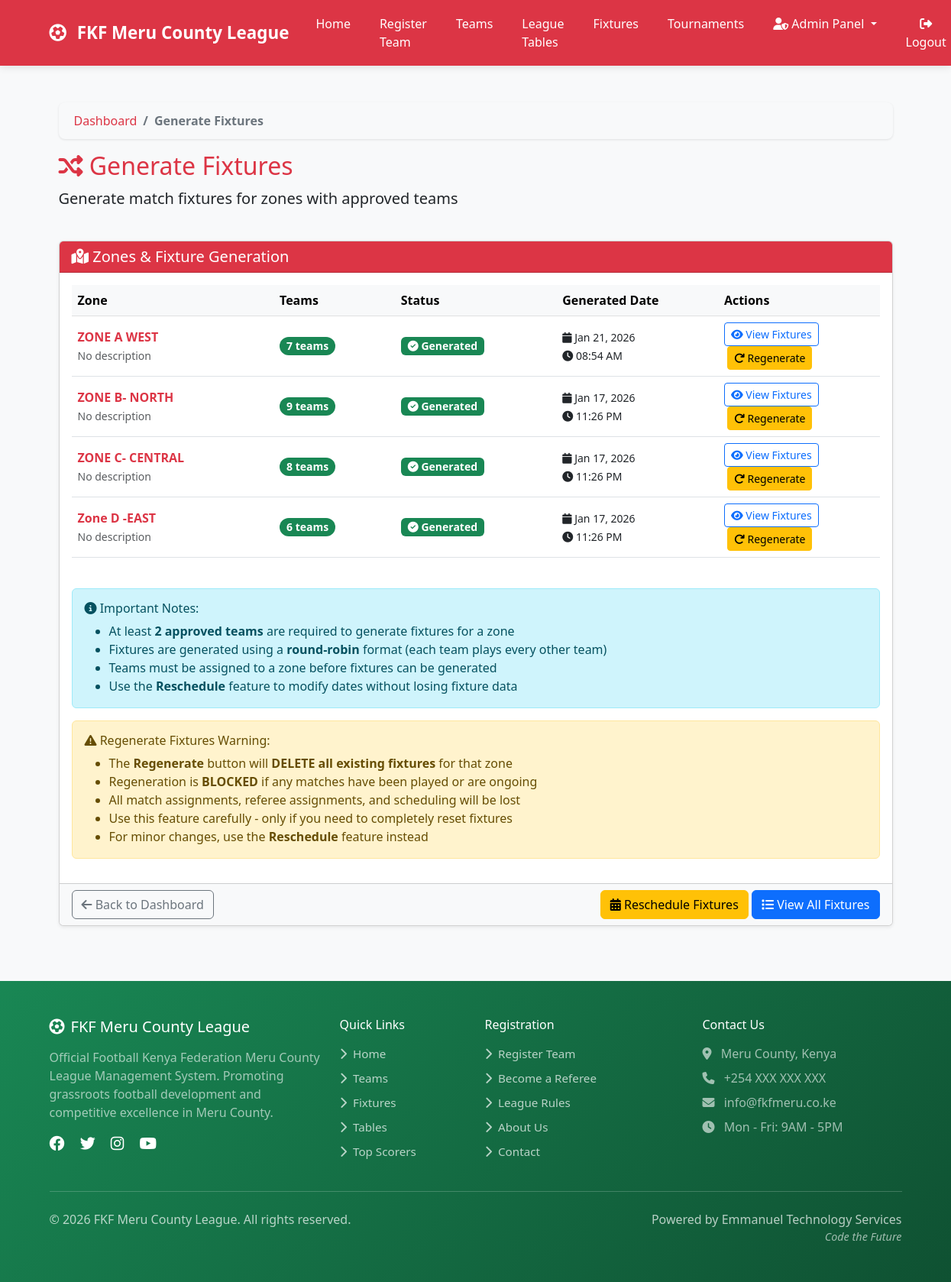
/admin-dashboard/generate-fixtures/ (signed in), run on an earlier commit of the app's database.
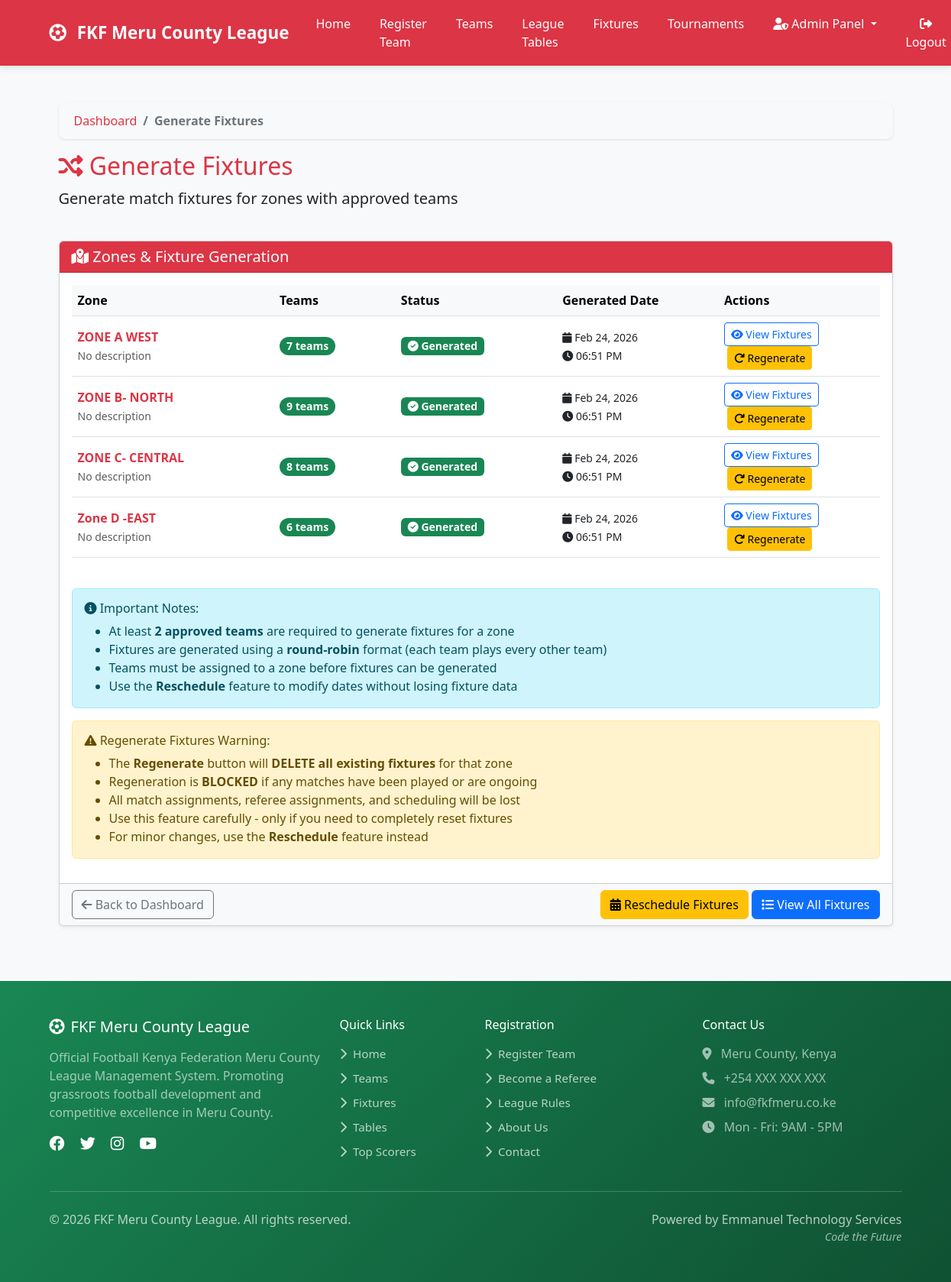
And on a later commit of the database.
### teams/models.py (models this page shows, shortened)
class Zone(models.Model):
    name = models.CharField(max_length=100)
    description = models.TextField(blank=True)
    created_at = models.DateTimeField(auto_now_add=True)
    fixtures_generated = models.BooleanField(default=False)
    fixture_generation_date = models.DateTimeField(null=True, blank=True)
    season_start_date = models.DateField(null=True, blank=True)
    match_day_of_week = models.IntegerField(default=6, choices=[(6, 'Saturday'), (0, 'Sunday')])
    class Meta:
        ordering = ['name']
    @property
    def approved_teams_count(self):
        return self.team_set.filter(status='approved').count()

### admin_dashboard/admin_views.py (the view, shortened to what this page needs)
# urls.py: path('generate-fixtures/', admin_views.generate_fixtures_admin, name='generate_fixtures_admin'),
@staff_member_required
def generate_fixtures_admin(request):
    zones = Zone.objects.all().order_by('name')
    context = {
        'zones': zones,
        'total_zones': zones.count(),
        'zones_with_fixtures': zones.filter(fixtures_generated=True).count(),
        'zones_pending': zones.filter(fixtures_generated=False).count(),
    }
    return render(request, 'admin/generate_fixtures.html', context)

### templates/admin/generate_fixtures.html (shortened to what this page needs)
{% extends 'base.html' %}
{% load static %}
{% block content %}
<div class="container-fluid mt-4">
    <div class="row mb-4">
        <div class="col-12">
            <nav aria-label="breadcrumb">
                <ol class="breadcrumb">
                    <li class="breadcrumb-item"><a href="{% url 'teams:dashboard' %}">Dashboard</a></li>
                    <li class="breadcrumb-item active">Generate Fixtures</li>
                </ol>
            </nav>
            <h2 class="text-danger">
                <i class="fas fa-random"></i> Generate Fixtures
            </h2>
            <p class="lead">Generate match fixtures for zones with approved teams</p>
        </div>
    </div>
    <div class="row">
        <div class="col-12">
            <div class="card shadow-sm">
                <div class="card-header bg-danger text-white">
                    <h5 class="mb-0">
                        <i class="fas fa-map-marked-alt"></i> Zones & Fixture Generation
                    </h5>
                </div>
                <div class="card-body">
                    {% if zones %}
                    <div class="table-responsive">
                        <table class="table table-hover">
                            <thead class="table-light">
                                <tr>
                                    <th width="25%">Zone</th>
                                    <th width="15%">Teams</th>
                                    <th width="20%">Status</th>
                                    <th width="20%">Generated Date</th>
                                    <th width="20%">Actions</th>
                                </tr>
                            </thead>
                            <tbody>
                                {% for zone in zones %}
                                <tr>
                                    <td>
                                        <strong class="text-danger">{{ zone.name }}</strong>
                                        <br>
                                        <small class="text-muted">{{ zone.description|default:"No description" }}</small>
                                    </td>
                                    <td>
                                        <span class="badge {% if zone.approved_teams_count >= 4 %}bg-success{% elif zone.approved_teams_count >= 2 %}bg-info{% else %}bg-warning{% endif %} rounded-pill">
                                            {{ zone.approved_teams_count }}
                                            {% if zone.approved_teams_count == 1 %}team{% else %}teams{% endif %}
                                        </span>
                                    </td>
                                    <td>
                                        {% if zone.fixtures_generated %}
                                        <span class="badge bg-success">
                                            <i class="fas fa-check-circle"></i> Generated
                                        </span>
                                        {% else %}
                                        <span class="badge bg-secondary">
                                            <i class="fas fa-clock"></i> Pending
                                        </span>
                                        {% endif %}
                                    </td>
                                    <td>
                                        {% if zone.fixture_generation_date %}
                                        <small>
                                            <i class="fas fa-calendar"></i>
                                            {{ zone.fixture_generation_date|date:"M d, Y" }}
                                            <br>
                                            <i class="fas fa-clock"></i>
                                            {{ zone.fixture_generation_date|time:"h:i A" }}
                                        </small>
                                        {% else %}
                                        <span class="text-muted">-</span>
                                        {% endif %}
                                    </td>
                                    <td>
                                        {% if not zone.fixtures_generated and zone.approved_teams_count >= 2 %}
                                        <form method="post" style="display: inline;" onsubmit="return confirm('Are you sure you want to generate fixtures for {{ zone.name }}?');">
                                            {% csrf_token %}
                                            <input type="hidden" name="zone_id" value="{{ zone.id }}">
                                            <button type="submit" class="btn btn-sm btn-success">
                                                <i class="fas fa-bolt"></i> Generate Now
                                            </button>
                                        </form>
                                        {% elif zone.approved_teams_count < 2 %}
                                        <span class="text-muted">
                                            <i class="fas fa-info-circle"></i> Need at least 2 teams
                                        </span>
                                        {% else %}
                                        <a href="{% url 'matches:fixtures' %}?zone={{ zone.id }}" class="btn btn-sm btn-outline-primary">
                                            <i class="fas fa-eye"></i> View Fixtures
                                        </a>
                                        <form method="post" style="display: inline;" onsubmit="return confirm('⚠️ WARNING: This will DELETE all existing fixtures for {{ zone.name }} and generate new ones.\n\nThis action CANNOT be undone if matches have been played.\n\nAre you absolutely sure?');">
                                            <button type="submit" class="btn btn-sm btn-warning ms-1">
                                                <i class="fas fa-redo"></i> Regenerate
                                            </button>
                                        </form>
                                        {% endif %}
                                    </td>
                                </tr>
                                {% endfor %}
                            </tbody>
                        </table>
                    </div>
                    <div class="alert alert-info mt-4">
                        <h6><i class="fas fa-info-circle"></i> Important Notes:</h6>
                        <ul class="mb-0">
                            <li>At least <strong>2 approved teams</strong> are required to generate fixtures for a zone</li>
                            <li>Fixtures are generated using a <strong>round-robin</strong> format (each team plays every other team)</li>
                            <li>Teams must be assigned to a zone before fixtures can be generated</li>
                            <li>Use the <strong>Reschedule</strong> feature to modify dates without losing fixture data</li>
                        </ul>
                    </div>
                    <div class="alert alert-warning mt-3">
                        <h6><i class="fas fa-exclamation-triangle"></i> Regenerate Fixtures Warning:</h6>
                        <ul class="mb-0">
                            <li>The <strong>Regenerate</strong> button will <strong>DELETE all existing fixtures</strong> for that zone</li>
                            <li>Regeneration is <strong>BLOCKED</strong> if any matches have been played or are ongoing</li>
                            <li>All match assignments, referee assignments, and scheduling will be lost</li>
                            <li>Use this feature carefully - only if you need to completely reset fixtures</li>
                            <li>For minor changes, use the <strong>Reschedule</strong> feature instead</li>
                        </ul>
                    </div>
                    {% else %}
                    <div class="alert alert-warning">
                        <h5><i class="fas fa-exclamation-triangle"></i> No Zones Available</h5>
                        <p class="mb-0">No zones found. Please create zones and assign teams before generating fixtures.</p>
                    </div>
                    {% endif %}
                </div>
                <div class="card-footer bg-light">
                    <div class="d-flex justify-content-between align-items-center">
                        <a href="{% url 'teams:dashboard' %}" class="btn btn-outline-secondary">
                            <i class="fas fa-arrow-left"></i> Back to Dashboard
                        </a>
                        <div>
                            <a href="{% url 'admin_dashboard:reschedule_fixtures_admin' %}" class="btn btn-warning">
                                <i class="fas fa-calendar-alt"></i> Reschedule Fixtures
                            </a>
                            <a href="{% url 'matches:fixtures' %}" class="btn btn-primary">
                                <i class="fas fa-list"></i> View All Fixtures
                            </a>
                        </div>
                    </div>
                </div>
            </div>
        </div>
    </div>
</div>
{% endblock %}

What changed in the data, as far as the page shows it:
changed Zone "ZONE A WEST": fixture_generation_date "Jan 21, 2026" → "Feb 24, 2026"; fixture_generation_date "08:54 AM" → "06:51 PM"
changed Zone "ZONE B- NORTH": fixture_generation_date "Jan 17, 2026" → "Feb 24, 2026"; fixture_generation_date "11:26 PM" → "06:51 PM"
changed Zone "ZONE C- CENTRAL": fixture_generation_date "Jan 17, 2026" → "Feb 24, 2026"; fixture_generation_date "11:26 PM" → "06:51 PM"
changed Zone "Zone D -EAST": fixture_generation_date "Jan 17, 2026" → "Feb 24, 2026"; fixture_generation_date "11:26 PM" → "06:51 PM"
